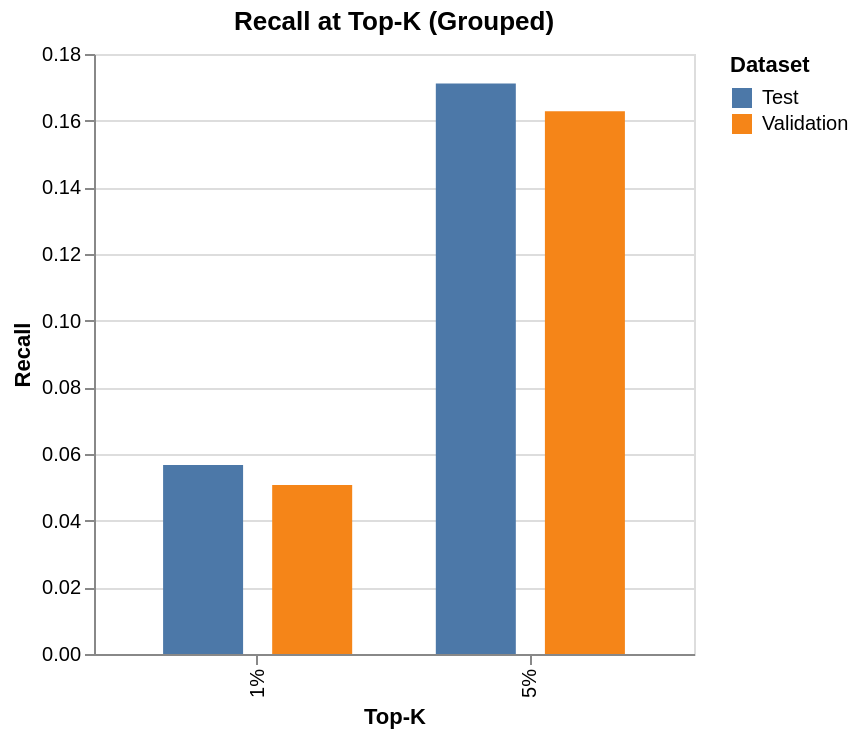

The code cell stored with this chart in its notebook:
### Markdown cell above
#### Isolate Recall

### Code cell
chart_recall = (
    alt.Chart(topk_df)
    .mark_bar(size=40)
    .encode(
        x=alt.X("K:N", title="Top-K"),
        y=alt.Y("recall_at_k:Q", title="Recall"),
        color=alt.Color("Split:N", legend=alt.Legend(title="Dataset")),
        xOffset="Split:N"  # <-- key for grouped bars
    )
    .properties(title="Recall at Top-K (Grouped)", width=300)
)
chart_recall

### Figure 1 — Vega-Lite specification as saved in the notebook (floating-point values rounded to 4 significant figures)
{"config": {"view": {"continuousWidth": 300, "continuousHeight": 300}}, "data": {"name": "data-d0e1a7a6210fb24be3a9776eab4481a6"}, "mark": {"type": "bar", "size": 40}, "encoding": {"color": {"field": "Split", "legend": {"title": "Dataset"}, "type": "nominal"}, "x": {"field": "K", "title": "Top-K", "type": "nominal"}, "xOffset": {"field": "Split", "type": "nominal"}, "y": {"field": "recall_at_k", "title": "Recall", "type": "quantitative"}}, "title": "Recall at Top-K (Grouped)", "width": 300, "$schema": "https://vega.github.io/schema/vega-lite/v6.1.0.json", "datasets": {"data-d0e1a7a6210fb24be3a9776eab4481a6": [{"Split": "Validation", "K": "1%", "top_fraction": 0.01, "k_rows": 42489, "precision_at_k": 0.06263, "captured_positives": 2661, "total_positives": 52460, "recall_at_k": 0.05072}, {"Split": "Validation", "K": "5%", "top_fraction": 0.05, "k_rows": 212448, "precision_at_k": 0.0402, "captured_positives": 8541, "total_positives": 52460, "recall_at_k": 0.1628}, {"Split": "Test", "K": "1%", "top_fraction": 0.01, "k_rows": 42606, "precision_at_k": 0.06152, "captured_positives": 2621, "total_positives": 46239, "recall_at_k": 0.05668}, {"Split": "Test", "K": "5%", "top_fraction": 0.05, "k_rows": 213030, "precision_at_k": 0.03715, "captured_positives": 7915, "total_positives": 46239, "recall_at_k": 0.1712}]}}
